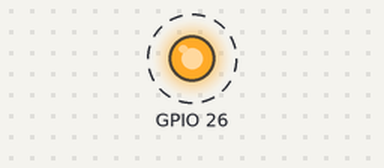
This program was run on a simulated Raspberry Pi (BCM pin numbers). Parts: output pins drawn as LEDs (lit = HIGH). Dashed ring = blinking.

Above: at 0.2 s.
Timing chart, 0 to 3.0 s (numbered marks = the images above):
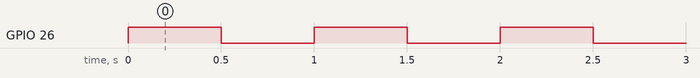

Measured:
- by itself, GPIO 26: alternates HIGH for 0.50 s and LOW for 0.50 s

The program:

blink.py
```python
import RPi.GPIO as GPIO
import time
GPIO.setwarnings(False)
GPIO.setmode(GPIO.BCM)
GPIO.setup(26, GPIO.OUT)
try:
        while 1:
                GPIO.output(26, GPIO.HIGH)
                time.sleep(0.5)
                GPIO.output(26, GPIO.LOW)
                time.sleep(0.5)
except:
        GPIO.cleanup()
```
